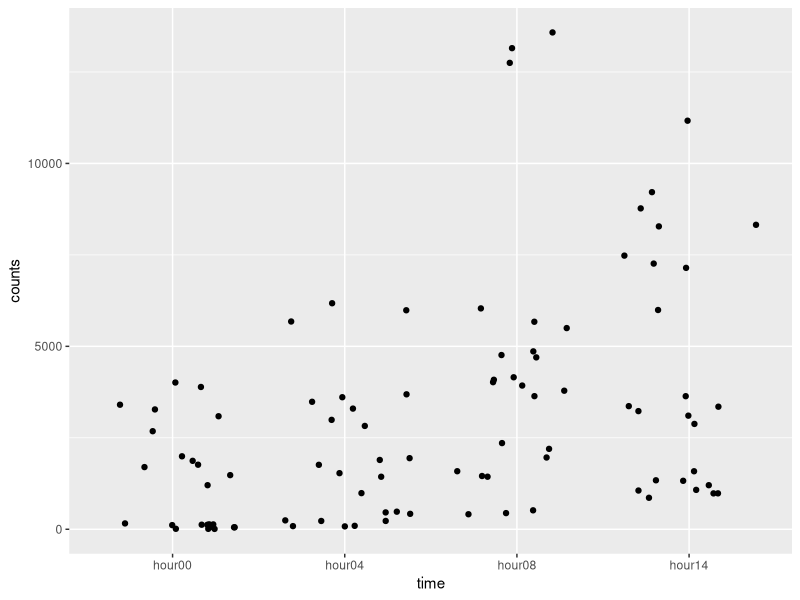
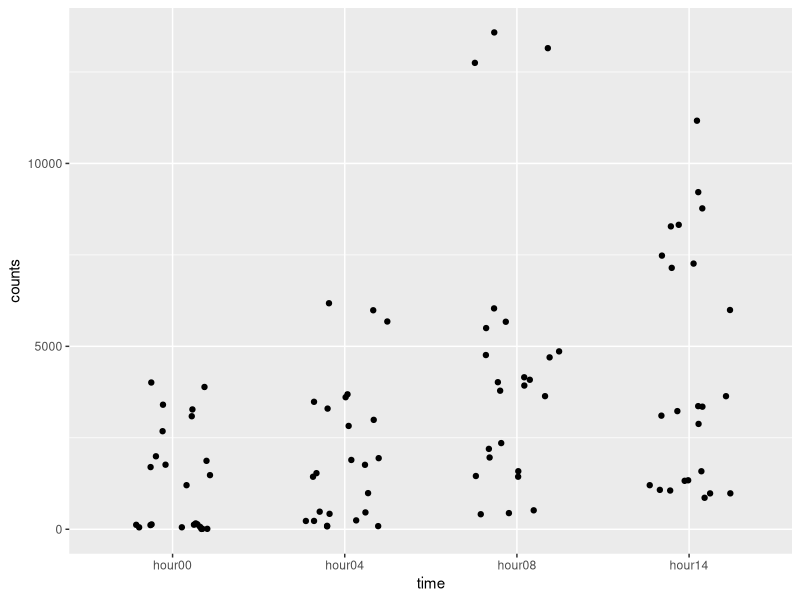
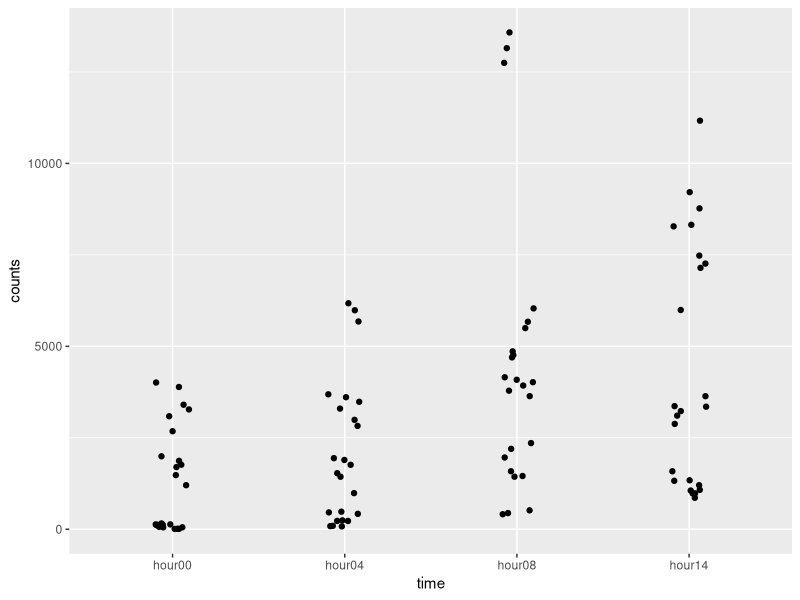
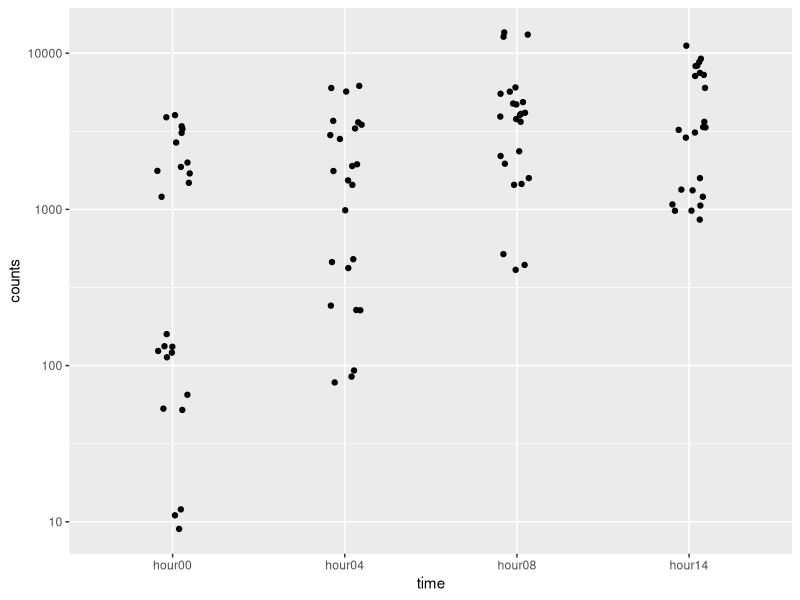
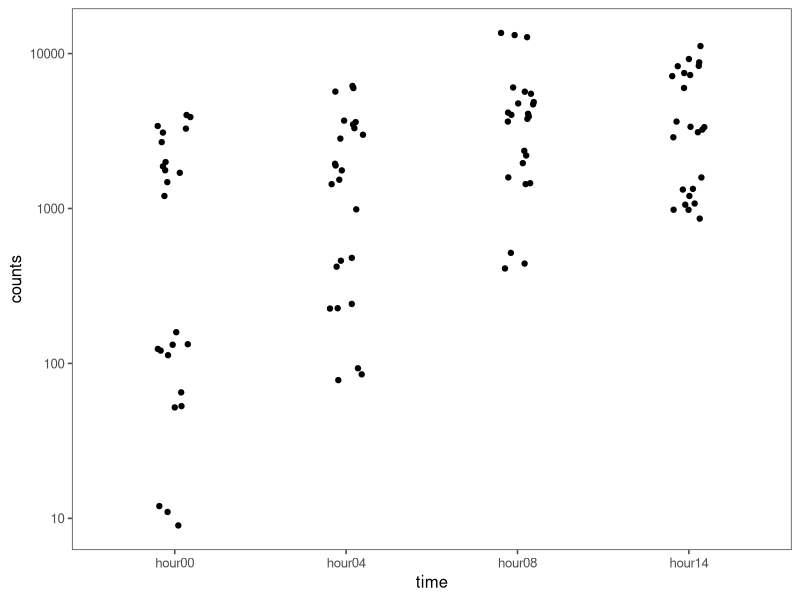
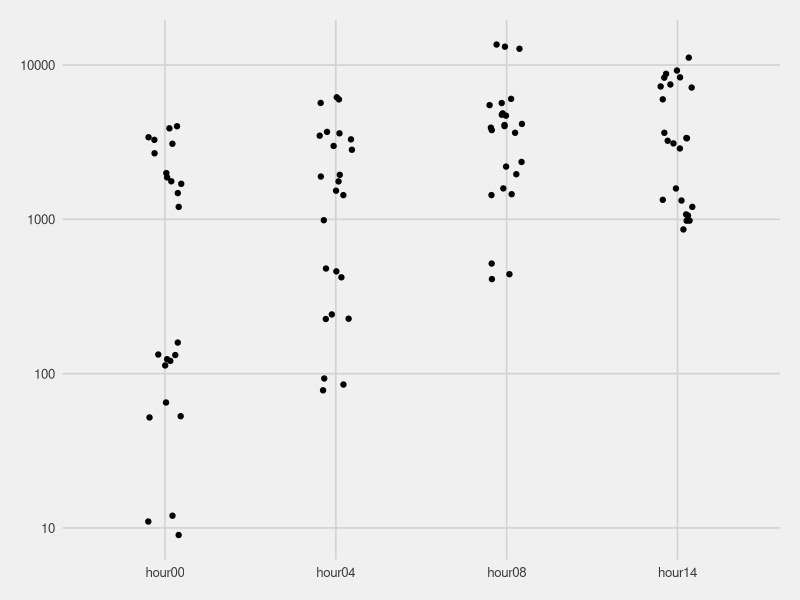
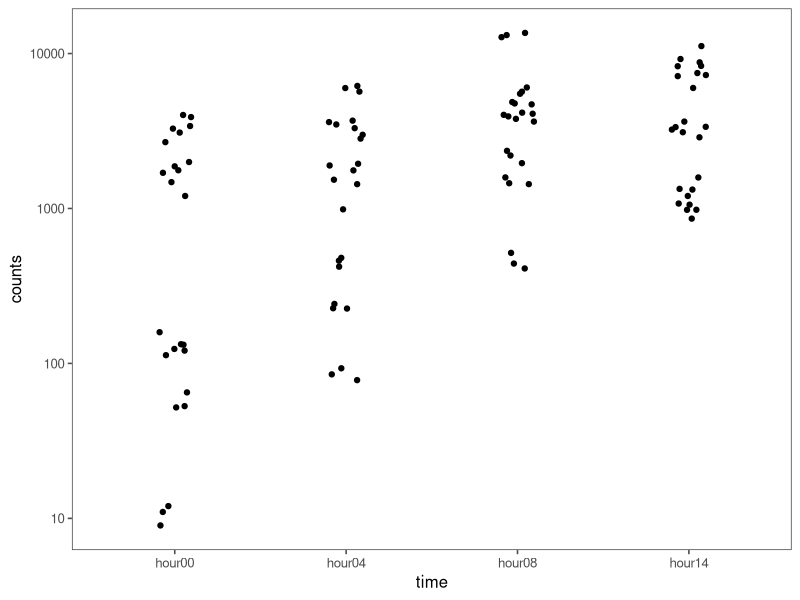
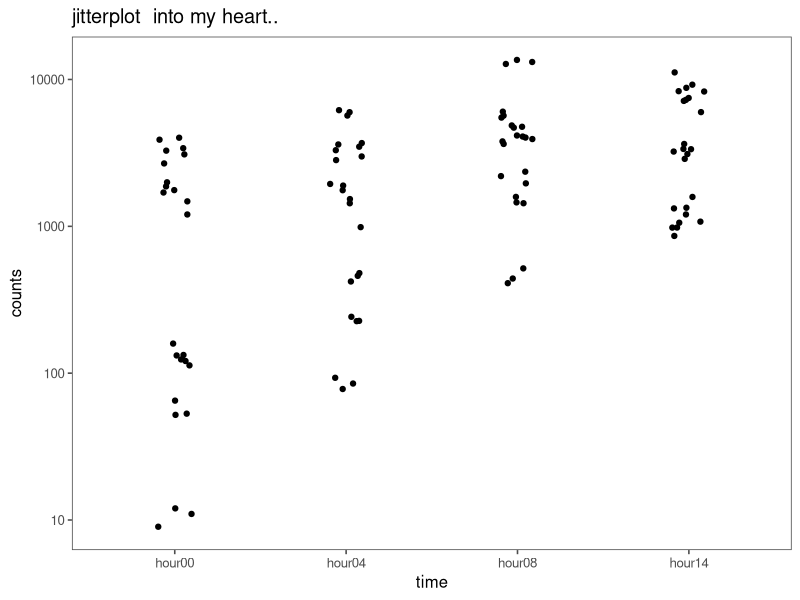

Reproduce these figures in R, in order. (Note: this script raises an error after producing the figures.)
## ---- chunk 1
knitr::opts_chunk$set(echo = TRUE, eval = TRUE)
## ---- chunk 2


# We need to load all the libraries we think are needed for this exercise.
library(here) # setting wdir
library(tidyverse) # data-warngling
library(reshape2) # converting data from wide-to-long and long-to-wide
library(ggplot2) # plotting
library(ggthemes) # pretty plotting themes
library(scales) # nice annotating of x/y axes in plots
# install.packages("cowplot")
library(cowplot) # nice plots
## ---- chunk 3

# set your working directory
here()
setwd(here())

# read in dux data
dux_data <- read_csv(file ="4-class4/data/input/data_transcript.csv")

# remove the first column of `dux_data`
dux_data <- dux_data[,-1]

# let's see what is in dux data
names(dux_data)

# sum of counts for all transcrips of a given gene
dux_gene <- dux_data %>% select(hgnc_symbol, dux4_target, hour00_rep1:hour14_rep3) %>% group_by(hgnc_symbol,dux4_target) %>% summarise_all(funs(sum))


# let's log transform all counts data
# dux_log <- dux_gene %>%  mutate_at(.funs = funs(log = log10(. + 1)), .vars = vars(hour00_rep1:hour14_rep3)) %>% select(hgnc_symbol, dux4_target, hour00_rep1_log:hour14_rep3_log)


# ok now lets convert from wide-to-long
long_dux <- melt(dux_gene)
colnames(long_dux) <- c("gene","target","time","counts")

# i want a column for time and a separate one for replicate
long_dux_plot <- long_dux %>% separate(col = time, into = c("time","rep"))


## ---- chunk 4
# we will use long_dux_plot, let's take a peak
head(long_dux_plot)

# basic plot
ggplot(data = long_dux_plot, aes(x = time, y = counts )) +  # `data` is 'long_dux_plot', `x` is 'time', `y` is 'counts'
  geom_jitter() # `geom` is 'geom_jitter()'

# tighten jitter
ggplot(data = long_dux_plot, aes(x = time, y = counts )) +  # `data` is 'long_dux_plot', `x` is 'time', `y` is 'counts'
  geom_jitter(width = 0.25) # `geom` is 'geom_jitter()'

# tighten jitter more - ahhh, thats better!
ggplot(data = long_dux_plot, aes(x = time, y = counts )) +  # `data` is 'long_dux_plot', `x` is 'time', `y` is 'counts'
  geom_jitter(width = 0.1) # `geom` is 'geom_jitter()'

# let's log that y-axis
ggplot(data = long_dux_plot, aes(x = time, y = counts)) +  # `data` is 'long_dux_plot', `x` is 'time', `y` is 'counts'
  geom_jitter(width = 0.1) + # `geom` is 'geom_jitter()'
  scale_y_log10() # make y-axis log10

# Neel has been so patient, let's make him happy and change the theme
ggplot(data = long_dux_plot, aes(x = time, y = counts)) +  # `data` is 'long_dux_plot', `x` is 'time', `y` is 'counts'
  geom_jitter(width = 0.1) + # `geom` is 'geom_jitter()'
  scale_y_log10() + # make y-axis log10
  theme_few() # my go-to theme

# sooo many themes
ggplot(data = long_dux_plot, aes(x = time, y = counts)) +  # `data` is 'long_dux_plot', `x` is 'time', `y` is 'counts'
  geom_jitter(width = 0.1) + # `geom` is 'geom_jitter()'
  scale_y_log10() + # make y-axis log10
  theme_fivethirtyeight() # hard not to like Nate Silver + Co.


# Neel has been so patient, let's make him happy and change the theme
ggplot(data = long_dux_plot, aes(x = time, y = counts)) +  # `data` is 'long_dux_plot', `x` is 'time', `y` is 'counts'
  geom_jitter(width = 0.1) + # `geom` is 'geom_jitter()'
  scale_y_log10() + # make y-axis log10
  theme_few() # my go-to theme

# let's be good scientists and add a title
ggplot(data = long_dux_plot, aes(x = time, y = counts)) +  # `data` is 'long_dux_plot', `x` is 'time', `y` is 'counts'
  geom_jitter(width = 0.1) + # `geom` is 'geom_jitter()'
  scale_y_log10() + # make y-axis log10
  theme_few() + # my go-to theme
  ggtitle("jitterplot  into my heart..") # title


# how to modify axis labels
ggplot(data = long_dux_plot, aes(x = time, y = counts)) +  # `data` is 'long_dux_plot', `x` is 'time', `y` is 'counts'
  geom_jitter(width = 0.1) + # `geom` is 'geom_jitter()'
  scale_y_log10() + # make y-axis log10
  theme_few() + # my go-to theme
  ggtitle("jitterplot  into my heart..") + # title
  ylab(label = "I love counts") + # my new y-axis name
  xlab(label = "Hear DUX4 Roar")  # my new x-axis name

# now let's color by the dux4 target
ggplot(data = long_dux_plot, aes(x = time, y = counts, color = target)) +  # `data` is 'long_dux_plot', `x` is 'time', `y` is 'counts', `color` by 'target'
  geom_jitter(width = 0.1) + # `geom` is 'geom_jitter()'
  scale_y_log10() + # make y-axis log10
  theme_few() + # my go-to theme
  ggtitle("jitterplot  into my heart..") + # title
  ylab(label = "I love counts") + # my new y-axis name
  xlab(label = "Hear DUX4 Roar")  # my new x-axis name

# not bad, but which genes are which!!
ggplot(data = long_dux_plot, aes(x = time, y = counts, color = target, shape = gene)) +  # `data` is 'long_dux_plot', `x` is 'time', `y` is 'counts', `color` by 'target', `shape` is 'gene'
  geom_jitter(width = 0.1) + # `geom` is 'geom_jitter()'
  scale_y_log10() + # make y-axis log10
  theme_few() + # my go-to theme
  ggtitle("jitterplot  into my heart..") + # title
  ylab(label = "I love counts") + # my new y-axis name
  xlab(label = "Hear DUX4 Roar")  # my new x-axis name

# ggplot was displeased because it doesn't have enough shapes!!
# let's swap target and gene
ggplot(data = long_dux_plot, aes(x = time, y = counts, color = gene, shape = target)) +  # `data` is 'long_dux_plot', `x` is 'time', `y` is 'counts', `color` by 'target', `shape` is 'gene'
  geom_jitter(width = 0.1) + # `geom` is 'geom_jitter()'
  scale_y_log10() + # make y-axis log10
  theme_few() + # my go-to theme
  ggtitle("jitterplot  into my heart..") + # title
  ylab(label = "I love counts") + # my new y-axis name
  xlab(label = "Hear DUX4 Roar")  # my new x-axis name



# this is annoying to look at
## ---- chunk 5
# time for a new powerful trick called the `facet-wrap`
# but before we do this let's talk about making ggplot2 objects
# lets take the second to last plot we made and assign it to `p`

p_target <- ggplot(data = long_dux_plot, aes(x = time, y = counts, color = target)) +  # `data` is 'long_dux_plot', `x` is 'time', `y` is 'counts', `color` by 'target'
  geom_jitter(width = 0.1) + # `geom` is 'geom_jitter()'
  scale_y_log10() + # make y-axis log10
  theme_few() + # my go-to theme
  ggtitle("jitterplot  into my heart..") + # title
  ylab(label = "I love counts") + # my new y-axis name
  xlab(label = "Hear DUX4 Roar")  # my new x-axis name

p_target # prints plot

names(p_target) # what is in the object?

p_target$data # i can get the data back

p_target$mapping # my aesthetics

p_target$theme # that is way too much stuff!

p_target$labels # i see my labels


# remember 'p-target'
p_target

# let's say I want to make a separate `p_target`  plot for each gene
p_target + facet_wrap(gene ~ .) # `facet_wrap` gene 

# let's fix x-axis
p_target + facet_wrap(~gene) + # `facet_wrap` by gene 
  theme(axis.text.x = element_text(angle = 60, hjust = 1)) # angle 60 degree

p_target + facet_wrap(~target) + # `facet_wrap` by target 
  theme(axis.text.x = element_text(angle = 60, hjust = 1)) # angle 60 degree

p_target + facet_wrap(target~gene) + # `facet_wrap` target by gene
  theme(axis.text.x = element_text(angle = 60, hjust = 1)) # angle 60 degree


p_gene <- ggplot(data = long_dux_plot, aes(x = time, y = counts, color = gene)) +  # `data` is 'long_dux_plot', `x` is 'time', `y` is 'counts', `color` by gene
  geom_jitter(width = 0.1) + # `geom` is 'geom_jitter()'
  scale_y_log10() + # make y-axis log10
  theme_few() + # my go-to theme
  ggtitle("jitterplot  into my heart..") + # title
  ylab(label = "I love counts") + # my new y-axis name
  xlab(label = "Hear DUX4 Roar")  # my new x-axis name

p_gene_target <- p_gene + facet_wrap(~target) + # `facet_wrap` target 
  theme(axis.text.x = element_text(angle = 60, hjust = 1)) # angle 60 degree
p_target_gene <- p_target + facet_wrap(~gene) + # `facet_wrap` by gene 
  theme(axis.text.x = element_text(angle = 60, hjust = 1)) # angle 60 degree


# Now we make a figure!
p_final <- plot_grid(p_gene_target, p_target_gene, labels = c("A","B"), nrow = 2)

# Let's save some plots!

save_plot(filename = here("4-class4", "images", "target_gene_plot.png"), plot = p_target_gene, base_width = 6, base_height = 4)

#save_plot(filename = "4-class4/images/target_gene_plot.png", plot = p_target_gene, base_width = 6, base_height = 4)

save_plot(filename = here("4-class4", "images", "gene_target_plot.png"), plot = p_gene_target, base_width = 4, base_height = 3)

#save_plot(filename = "4-class4/images/gene_target_plot.png", plot = p_gene_target, base_width = 4, base_height = 3)

save_plot(filename = here("4-class4", "images", "final_plot.png"), plot = p_final, base_width = 8, base_height = 8)

#save_plot(filename = "4-class4/images/final_plot.png", plot = p_final, base_width = 8, base_height = 8)
## ---- chunk 6
sessionInfo()
